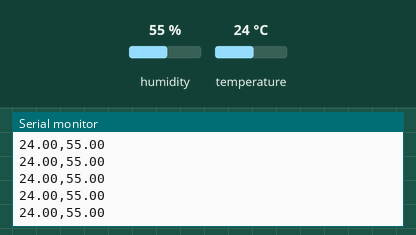
Recording of a sketch running on a simulated Arduino Uno, built with avr-gcc and run on an emulated ATmega328P. Parts: the last lines printed to the serial monitor. Inputs (shaded band) come from the test bench; at power-on: humidity 55 %, temperature 24 °C.

Above: at 2.8 s.
2.9 s: humidity set to 22 %
At 4.5 s:
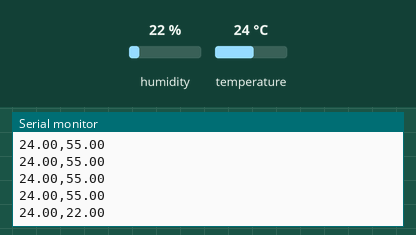
5.6 s: temperature set to 12 °C
At 5.9 s:
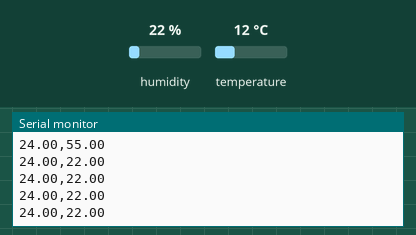
11.6 s: humidity set to 40 %
At 12.0 s:
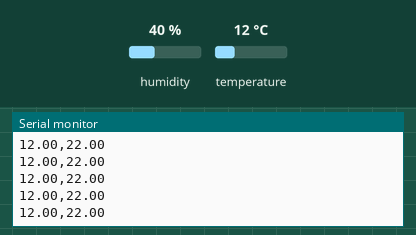
Timing chart, 0 to 14.6 s (numbered marks = the images above; inputs shaded):
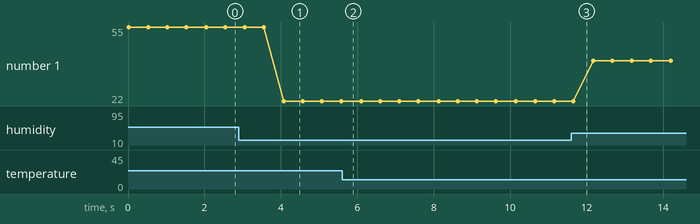

Measured:
- after the input at 2.9 s, the serial monitor: prints a new line after 1.2 s (image 1)
- plotted number 1: 55 → 22 after the input at 2.9 s, 22 → 40 after the input at 11.6 s

The sketch:

arduino_dht11_code.ino
```cpp
#include <DHT.h>
#include <DHT_U.h>


#define dht_type DHT11
#define dht_pin 2

DHT dht(dht_pin, dht_type);


void setup() {
  Serial.begin(9600);
  dht.begin();
}

void loop() {
  float sicaklik = dht.readTemperature();
  float nem = dht.readHumidity();

  Serial.println(String(sicaklik) + "," + String(nem));
  delay(500);

}
```
